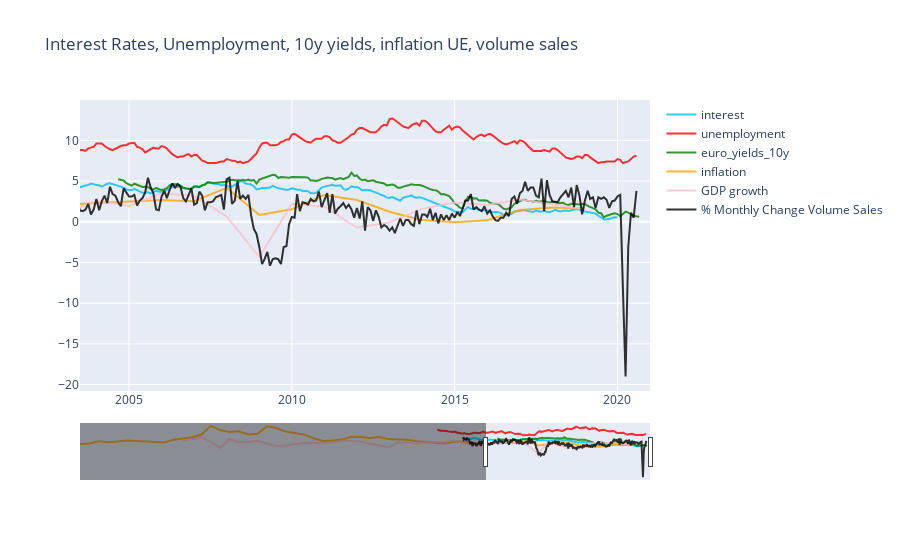

Notebook code cell kept with this figure:
### Code cell
fig = go.Figure()
fig.add_trace(go.Scatter(
                x=interest.index,
                y=interest['Interest rates - monthly data'],
                name="interest",
                line_color='deepskyblue',
                opacity=0.8))
fig.add_trace(go.Scatter(
                x=unemployment.index,
                y=unemployment['Unemployment by sex and age \u2013 monthly data'],
                name="unemployment",
                line_color='red',
                opacity=0.8))
fig.add_trace(go.Scatter(
                x=euro_yields_10y.index,
                y=euro_yields_10y['Euro yield curves - monthly data'],
                name="euro_yields_10y",
                line_color='green',
                opacity=0.8))
fig.add_trace(go.Scatter(
                x=inflation.index,
                y=inflation['World Development Indicators'],
                name="inflation",
                line_color='orange',
                opacity=0.8))

fig.add_trace(go.Scatter(
                x=GDPgrowth.index,
                y=GDPgrowth['World Development Indicators'],
                name="GDP growth",
                line_color='pink',
                opacity=0.8))

fig.add_trace(go.Scatter(
                x=monthly_change_retail_trade.index,
                y=monthly_change_retail_trade['Turnover and volume of sales in wholesale and retail trade - monthly data'],
                name="% Monthly Change Volume Sales",
                line_color='black',
                opacity=0.8))

# Use date string to set xaxis range
fig.update_layout(xaxis_range=['2003-07-01','2020-12-31'],
                  title_text="Interest Rates, Unemployment, 10y yields, inflation UE, volume sales",xaxis_rangeslider_visible=True)


fig.show()

### Figure 1 — Plotly figure (JSON) as saved in the notebook; plotly's stock layout.template omitted (floating-point values rounded to 4 significant figures; data arrays with more than 128 entries replaced by an {"elided": "..."} marker saying what was removed)
{"data": [{"line": {"color": "deepskyblue"}, "name": "interest", "opacity": 0.8, "type": "scatter", "x": {"elided": "229 str values"}, "y": {"elided": "229 float values"}}, {"line": {"color": "red"}, "name": "unemployment", "opacity": 0.8, "type": "scatter", "x": {"elided": "269 str values"}, "y": {"elided": "269 float values"}}, {"line": {"color": "green"}, "name": "euro_yields_10y", "opacity": 0.8, "type": "scatter", "x": {"elided": "193 str values"}, "y": {"elided": "193 float values"}}, {"line": {"color": "orange"}, "name": "inflation", "opacity": 0.8, "type": "scatter", "x": ["1960", "1961", "1962", "1963", "1964", "1965", "1966", "1967", "1968", "1969", "1970", "1971", "1972", "1973", "1974", "1975", "1976", "1977", "1978", "1979", "1980", "1981", "1982", "1983", "1984", "1985", "1986", "1987", "1988", "1989", "1990", "1991", "1992", "1993", "1994", "1995", "1996", "1997", "1998", "1999", "2000", "2001", "2002", "2003", "2004", "2005", "2006", "2007", "2008", "2009", "2010", "2011", "2012", "2013", "2014", "2015", "2016", "2017", "2018", "2019", "2020"], "y": [1.741, 2.077, 3.554, 2.922, 3.416, 3.987, 3.703, 3.319, 3.243, 2.675, 4.506, 5.241, 6.007, 7.749, 13.16, 10.47, 9.347, 9.767, 7.755, 8.222, 12.91, 11.77, 9.585, 8.669, 7.674, 5.395, 3.678, 4.02, 4.535, 6.26, 6.15, 5.485, 6.217, 4.854, 4.718, 4.427, 3.559, 3.112, 2.416, 2.157, 3.151, 3.374, 2.424, 2.092, 2.286, 2.488, 2.666, 2.511, 4.165, 0.8393, 1.531, 3.289, 2.663, 1.22, 0.1993, -0.06164, 0.1833, 1.429, 1.739, 1.631, "NA"]}, {"line": {"color": "pink"}, "name": "GDP growth", "opacity": 0.8, "type": "scatter", "x": ["1960", "1961", "1962", "1963", "1964", "1965", "1966", "1967", "1968", "1969", "1970", "1971", "1972", "1973", "1974", "1975", "1976", "1977", "1978", "1979", "1980", "1981", "1982", "1983", "1984", "1985", "1986", "1987", "1988", "1989", "1990", "1991", "1992", "1993", "1994", "1995", "1996", "1997", "1998", "1999", "2000", "2001", "2002", "2003", "2004", "2005", "2006", "2007", "2008", "2009", "2010", "2011", "2012", "2013", "2014", "2015", "2016", "2017", "2018", "2019", "2020"], "y": ["NA", "NA", "NA", "NA", "NA", "NA", "NA", "NA", "NA", "NA", "NA", 3.661, 4.786, 6.034, 3.097, -0.6465, 4.898, 2.877, 3.058, 3.845, 2.071, 0.5021, 0.8159, 1.441, 2.485, 2.351, 2.586, 2.527, 4.169, 3.924, 3.37, 1.809, 1.147, -0.5657, 2.654, 2.664, 1.894, 2.663, 3.019, 2.961, 3.904, 2.189, 1.123, 0.9279, 2.603, 1.93, 3.495, 3.154, 0.6458, -4.33, 2.195, 1.84, -0.743, -0.05751, 1.582, 2.357, 2.05, 2.726, 2.147, 1.523, "NA"]}, {"line": {"color": "black"}, "name": "% Monthly Change Volume Sales", "opacity": 0.8, "type": "scatter", "x": {"elided": "236 str values"}, "y": {"elided": "236 float values"}}], "layout": {"title": {"text": "Interest Rates, Unemployment, 10y yields, inflation UE, volume sales"}, "xaxis": {"range": ["2003-07-01", "2020-12-31"], "rangeslider": {"visible": true}}}}
